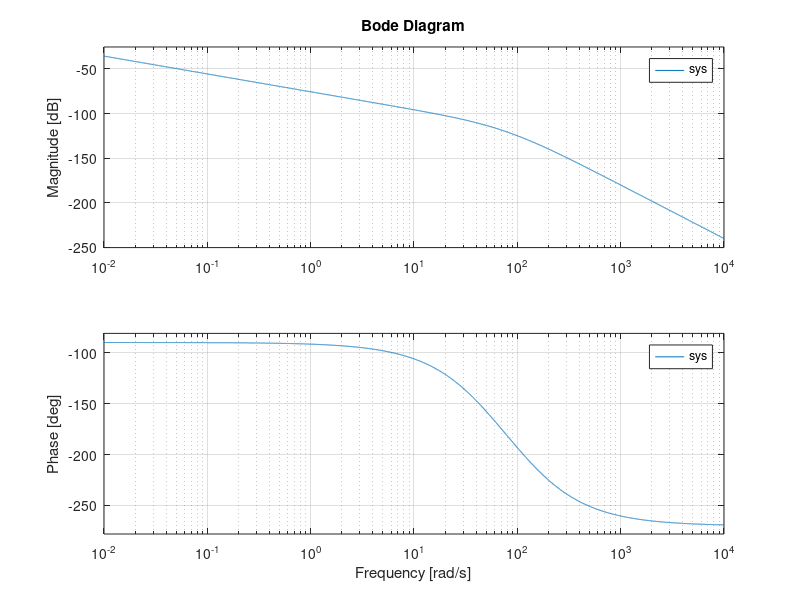
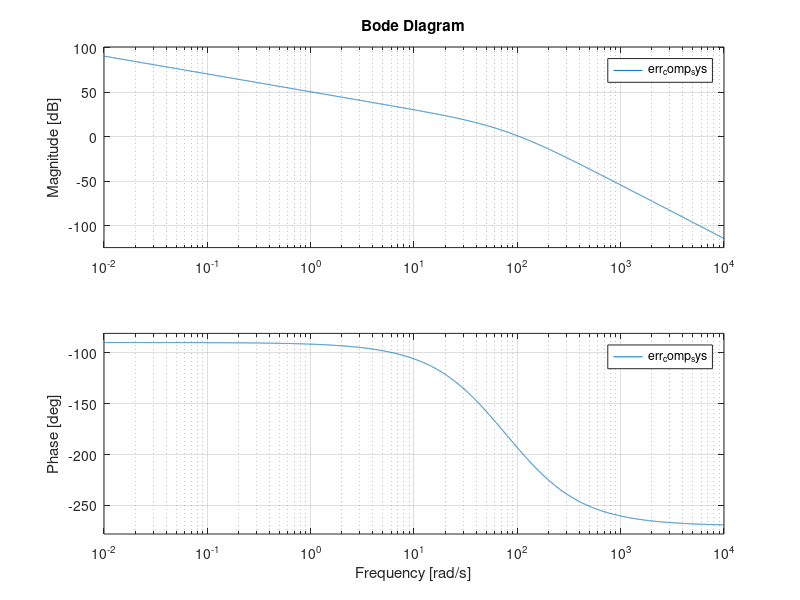
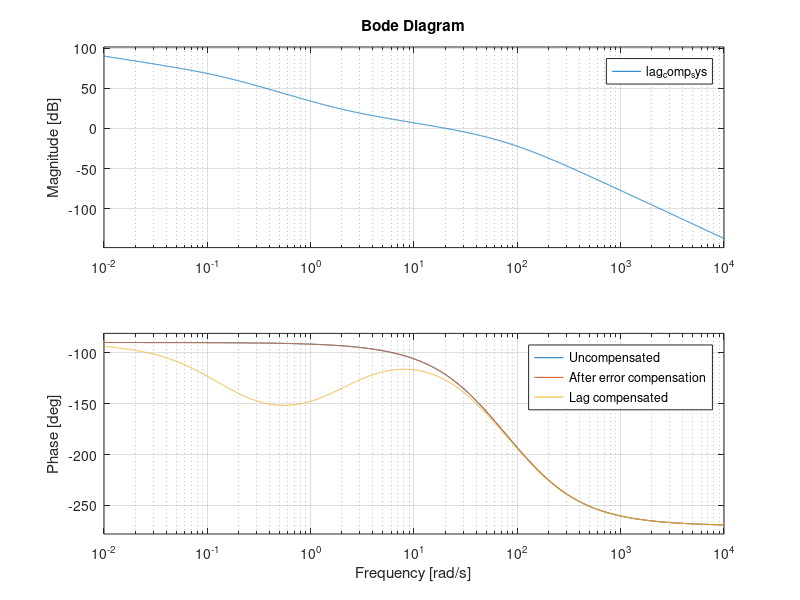

MATLAB code for these plots, in order:
%% Bode Plot Lag
% Design a lag compensator that will improve the steady state error tenfold
%, while still operating with 20% overshoot
clc; clear; close all;
format compact;

% Define System
s = tf('s');
sys = 1/(s*(s+50)*(s+120));

% Pm from %OS
OS = 0.2;
zeta = -log(OS)/(pi^2+(log(OS))^2)^0.5;
Pm = atan(2*zeta/sqrt(-2*zeta^2+sqrt(1+4*zeta^4)))*180/pi;

%bode plot
w = logspace(-2,4,10000);
figure, bode(sys,w),grid on;

%% From bode plot at w = 27.7
gain_db = -106;
k  = 10^(-gain_db/20);
uncomp_sys = k*sys;

%% As the error is tenfold, Kv = 10 --> k=k*10
err_comp_sys = uncomp_sys*10;
figure, bode(err_comp_sys,w),grid on;

%% Trial and Error for lag Compensator
% Get these two values from the bode plot
omega = 20.5;
gain_db = 23.4;

b=0.139;     % Change b and check the errors

lag_zero = omega/10;
gain = 10^(-gain_db/20);
trail_gain_error = abs((b/lag_zero)*(lag_zero+omega*i)/(b+omega*i)) - gain
lag_pole = b;

%% Lag compensated system
compensator = (lag_pole/lag_zero)*((s+lag_zero)/(s+lag_pole));
lag_comp_sys = compensator*err_comp_sys;

figure()
bode(uncomp_sys, w);
hold on
grid on
bode(err_comp_sys, w);
bode(lag_comp_sys, w);
legend('Uncompensated', 'After error compensation', 'Lag compensated')
